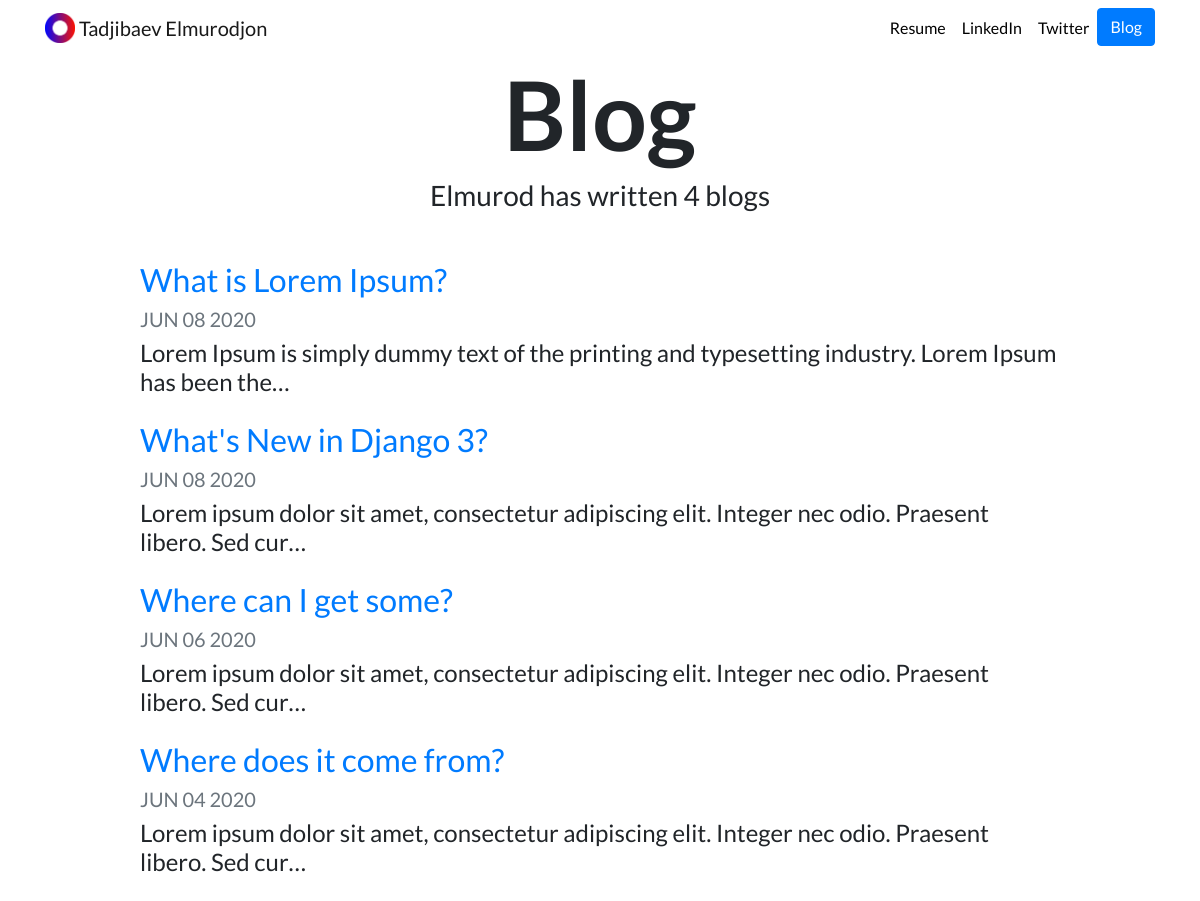
Screenshot of /blog/ with the database file from the repository.
### blog/models.py (models this page shows, shortened)
class Blog(models.Model):
    title = models.CharField(max_length=100)
    description = models.TextField()
    date = models.DateField()

### blog/views.py (the view)
# urls.py: path('', views.all_blogs, name='all_blogs'),
def all_blogs(request):
    blogs = Blog.objects.order_by('-date')
    return render(request, 'blog/all_blogs.html', {
        'blogs': blogs
    })

### blog/templates/blog/all_blogs.html
{% extends "portfolio/base.html" %}
{% load static %}
{% block content %}
<h1 id="blogtitle" class="font-weight-bold text-center">Blog</h1>
<h3 class="text-center mb-5">Elmurod has written {{ blogs.count }} blog{{ blogs.count|pluralize }}</h3>
{% for blog in blogs %}
<div class="row justify-content-center my-3">
  <div class="col-md-10">
    <a href="{% url 'blog:detail' blog.id %}">
      <h2>{{ blog.title }}</h2>
    </a>
    <h5 class="text-muted">{{ blog.date|date:'M d Y'|upper }}</h5>
    <h4>{{ blog.description|striptags|truncatechars:100 }}</h4>
  </div>
</div>
{% endfor %}
{% endblock %}

### portfolio/static/portfolio/custom.css (style rules this page uses)
body { font-family: 'Lato', sans-serif; }
#blogtitle { font-size: 6rem; }

### rows the page displays
Blog: title "What is Lorem Ipsum?", date "JUN 08 2020", description "Lorem Ipsum is simply dummy text of the printing and typesetting industry. Lorem Ipsum has been the…"
Blog: title "What's New in Django 3?", date "JUN 08 2020", description "Lorem ipsum dolor sit amet, consectetur adipiscing elit. Integer nec odio. Praesent libero. Sed cur…"
Blog: title "Where can I get some?", date "JUN 06 2020", description "Lorem ipsum dolor sit amet, consectetur adipiscing elit. Integer nec odio. Praesent libero. Sed cur…"
Blog: title "Where does it come from?", date "JUN 04 2020", description "Lorem ipsum dolor sit amet, consectetur adipiscing elit. Integer nec odio. Praesent libero. Sed cur…"

### other values shown
{{ blogs.count }} "4"
